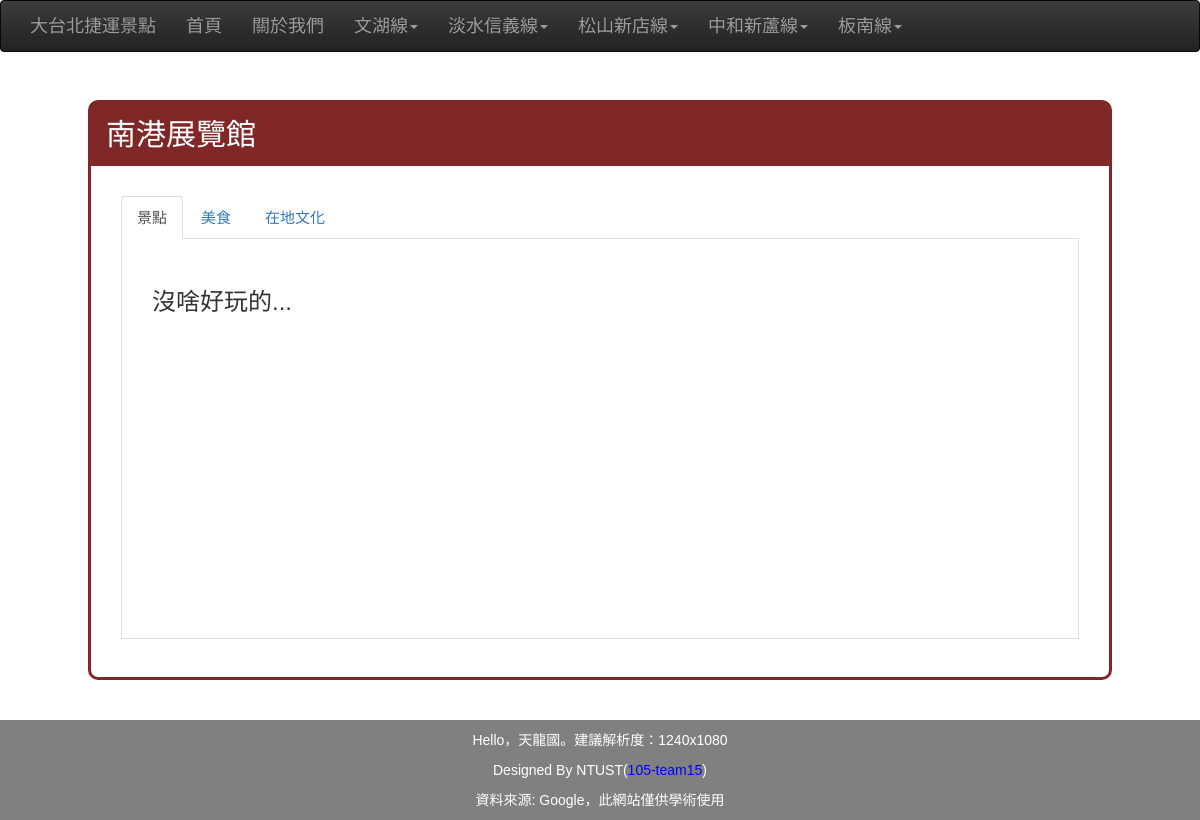
/MRT/南港展覽館, run on the app's committed database.
### MRTapps/models.py (models this page shows, shortened)
class MRTLines(models.Model):
    line_name = models.CharField(max_length=10)
    def __str__(self):
        return self.line_name

class MRTStops(models.Model):
    stop_line = models.ManyToManyField(MRTLines)
    stop_name = models.CharField(max_length=10)

### MRTapps/views.py (called while the page is built)
def MRT(request, stopName):
    COLOR = {
        '文湖線': '#802727',
        '淡水信義線': '#ce0606',
        '松山新店線': 'green',
        '中和新蘆線': '#bfbf3d',
        '板南線': '#3434c5',
    }
    views = []
    foods = []
    images = []
    stop = MRTStops.objects.get(stop_name = stopName)
    line = stop.stop_line.all()[0]
    all_hot_spot = stop.hotspot_set.all()
    for spot in all_hot_spot :
        images = spot.spot_img_source.split(',')
        if spot.spot_type == '景點':
            views.append([spot, images])
        elif spot.spot_type == '美食':
            foods.append([spot, images])
    return render_to_response('MRT.html', {'stop': stopName, 'views': views, 'foods': foods, 'color': COLOR[str(line)], 'lines': MRTLines.objects.all()})

### templates/MRT.html (shortened to what this page needs)
 <!DOCTYPE html>
 <html lang="en">
 {% load staticfiles %}
     <head>
        <link href="{% static 'dist/css/bootstrap.min.css' %}" rel="stylesheet">
        <link href="{% static 'dist/css/bootstrap-theme.min.css' %}" rel="stylesheet">
        <link href="{% static 'dist/css/mrt.css' %}" rel="stylesheet">
        <link href="{% static 'dist/css/wrapper.css' %}" rel="stylesheet">
    </head>
    <body role="content" >
        <div id="id_wrapper">
            <div id="id_header">
                <nav class="navbar navbar-inverse topmenu">
                    <div class="container">
                        <div class="navbar-header">
                            <a class="navbar-brand" href="{% url 'home' %}">大台北捷運景點</a>
                        </div>
                        <div class="navbar-collapse collapse">
                            <ul class="nav navbar-nav">
                                <li><a href="{% url 'home' %}">首頁</a></li>
                                <li><a href="{% url 'about' %}">關於我們</a></li>
                                {% for d_line in lines %}
                                <li class="dropdown">
                                    <a href="#" class="dropdown-toggle" data-toggle="dropdown" role="button" aria-expanded="false">
                                        {{ d_line.line_name }}<span class="caret"></span>
                                    </a>
                                </li>
                                {% endfor %}
                            </ul>
                        </div>
                    </div>
                </nav>
            </div>
            <div id="id_content" style="padding:40px">
                <div class="center">
    　              <div class="border_content" style="border-color: {{ color }};">
                        <h2 class="mrt_station" style="background-color: {{ color }};">{{ stop }}</h2>
                        <div class="tab">
                            <ul class="nav nav-tabs" role="tablist">
                                <li role="presentation" class="active"><a href="#view" aria-controls="view" role="tab" data-toggle="tab">景點</a></li>
                                <li role="presentation"><a href="#food" aria-controls="food" role="tab" data-toggle="tab">美食</a></li>
                                <li role="presentation"><a href="#culture" aria-controls="culture" role="tab" data-toggle="tab">在地文化</a></li>
                            </ul>
                            <div class="tab-content tabpanel">
                                <div role="tabpanel" class="tab-pane fade in active" id="view">
                                    {% if views %}
                                    {% for HS in views %}
                                    <table>
                                        <tr><td>
                                            <h3>{{ HS.0.spot_name }}</h3>
                                            <blockquote>
                                                {{ HS.0.spot_commit }}
                                            </blockquote>
                                        </td></tr>
                                        <tr><td>
                                            {% for img in HS.1 %}
                                            <div class="img">
                                                <a target="_blank" href="{% static '' %}hot_spot_imgs/{{ stop }}/{{ HS.0.spot_type }}/{{ HS.0.spot_name }}/image/{{ img }}">
                                                    <img src="{% static '' %}hot_spot_imgs/{{ stop }}/{{ HS.0.spot_type }}/{{ HS.0.spot_name }}/image/{{ img }}" alt="Trolltunga Norway" width="300" height="200">
                                                </a>
                                            </div>
                                            {% endfor %}
                                        </td></tr>
                                    </table>
                                    <hr>
                                    {% endfor %}
                                    {% else %}
                                    <h3>沒啥好玩的...</h3>
                                    {% endif %}
                                </div>
                            </div>
                        </div>
                    </div>
                </div>
            </div>
            <footer id="id_footer" >
                <div class="contentner text-center" >
                    <p style="color:white">Hello，天龍國。建議解析度：1240x1080</p>
                    <p style="color:white">Designed By NTUST(<a href="about" style="color:blue">105-team15</a>)</p>
                    <p style="color:white">資料來源: Google，此網站僅供學術使用</p>
                </div>
            </footer>
        </div>
    </body>
</html>

### data on the page
MRTLines: line_name "文湖線"
MRTLines: line_name "淡水信義線"
MRTLines: line_name "松山新店線"
MRTLines: line_name "中和新蘆線"
MRTLines: line_name "板南線"
MRTStops: stop_name "南港展覽館"
